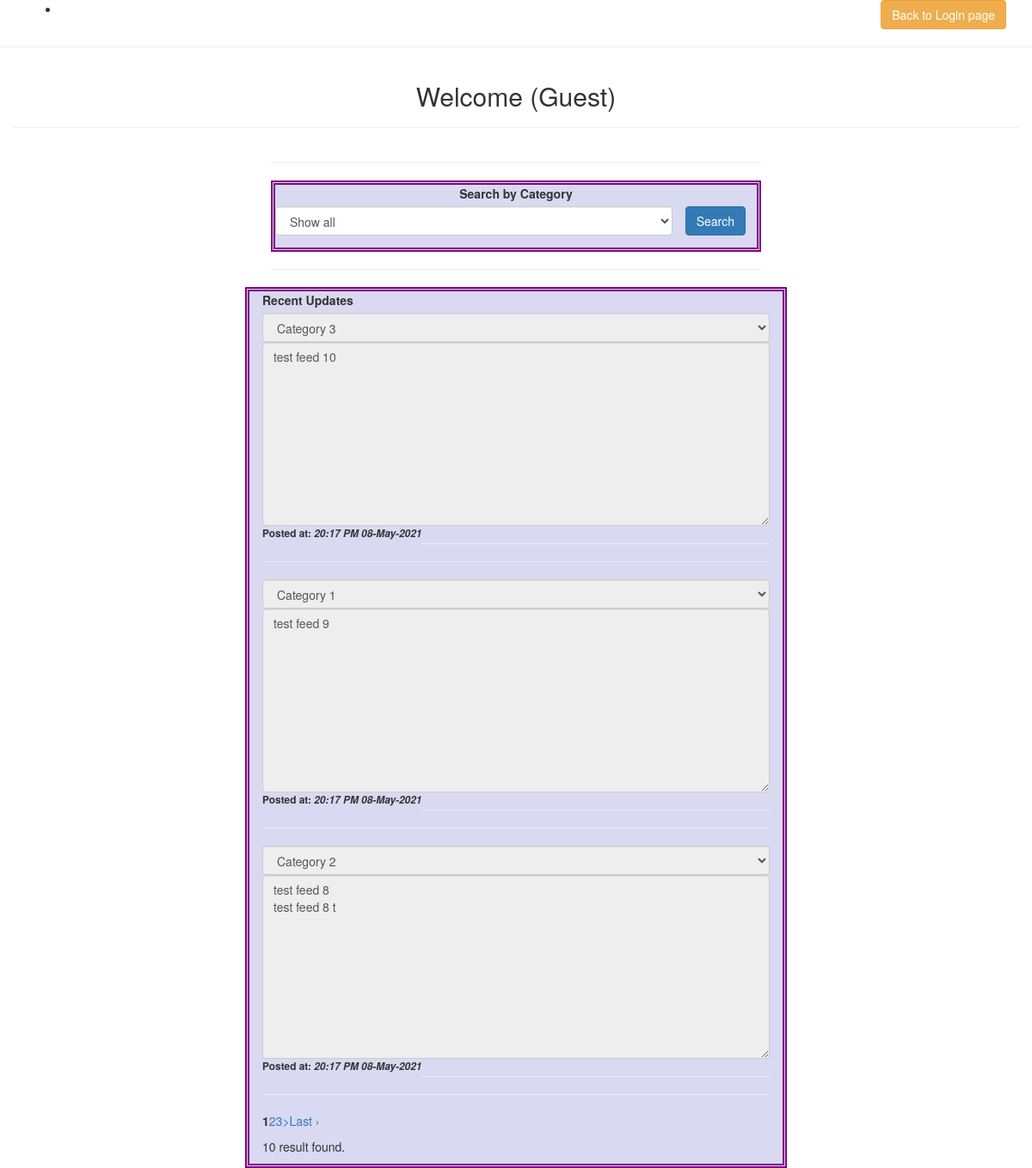
The page /index.php/practical/home on the database its author committed.
### tables this page shows
CREATE TABLE IF NOT EXISTS `feeds` (
`feed_id` int(2) NOT NULL,
  `user_id` varchar(225) NOT NULL,
  `category` varchar(225) NOT NULL,
  `feed` text NOT NULL,
  `created_at` datetime NOT NULL DEFAULT CURRENT_TIMESTAMP
);

### application/controllers/Practical.php (called while the page is built, shortened)
<?php
class Practical extends CI_Controller {
    function __construct()
    {
        $this->load->model('Practical_model');
        $this->load->library('session');
        $this->load->library('upload');
        $this->load->library("pagination");
    }
    public function home()
	{
            $search = ($this->input->post("category"))? $this->input->post("category") : "0";
            $search = ($this->uri->segment(3)) ? $this->uri->segment(3) : $search;
            $category=$this->input->post('category');
        $config = array();
        $config["base_url"] = base_url() . "practical/home/$search";
        $config["total_rows"] = $this->Practical_model->get_count($search);
        $config["per_page"] = 3;
        $config["uri_segment"] = 4;
        $this->pagination->initialize($config);
        $page = ($this->uri->segment(4)) ? $this->uri->segment(4) : $category;
        $data['links'] = $this->pagination->create_links();
        $comp_data=$this->Practical_model->read_feeds($search,$config["per_page"], $page);
        $data['total_rows']=$config["total_rows"];
        $data['comp_data']=$comp_data;
        $data['category']=$search;
        $data['action']='practical/save_feeds';
		$this->load->view('home_page',$data);
	}
}

### index.php (called while the page is built, shortened)
<?php
require_once BASEPATH.'core/CodeIgniter.php';

### application/models/Practical_model.php (called while the page is built, shortened)
<?php
class Practical_model extends CI_Model
{
    function read_feeds($category= NULL,$limit,$start)
    {
        $this->db->limit($limit, $start);
            $this->db->order_by('feed_id', 'desc');
            $query = $this->db->get('feeds');
            return $query->result();
    }
    public function get_count($category= NULL) {
        return $this->db->get('feeds')->num_rows();
    }
    function read_feed_user_id($feed_id)
    {
        $this->db->select('user_id');
        $this->db->from('feeds');
        $this->db->where('feed_id', $feed_id);
        $query = $this->db->get();
        $result = $query->row();
        return $result->user_id;
    }
}

### application/views/home_page.php (the view, shortened to what this page needs)
<link rel="stylesheet" href="<?php echo base_url() ?>assetss/bootstrap/css/bootstrap.min.css">
        <link rel="stylesheet" href="<?php echo base_url() ?>assetss/bootstrap/css/jquery-ui.min.css">
           <div class="header-main">
                <div class="header-container container">
                    <div class="header-wrap">
                        <div class="header-navbar header-navbar-s3">
                            <nav class="header-menu justify-content-between" id="example-menu-04">
                                <ul class="menu menu-s2 animated" data-animate="fadeInDown" data-delay=".75">
                                <?php if($this->session->userdata('validated')== true) { ?>
                                    <li class="menu-item"><a class="btn btn-warning pull-right" href="<?php echo base_url() ?>practical/logout">Logout</a></li>
                                    <?php }else{ ?>
                                        <li class="menu-item"><a class="btn btn-warning pull-right" href="<?php echo base_url() ?>practical">Back to Login page</a></li>
                                  <?php  }?>
                                </ul>
                            </nav>
                        </div>
                    </div>
                </div>
            </div>
            <hr>
   <div class="col-xs-12">
        <div class="text-center">
            <h2>
                Welcome (<?php if($this->session->userdata('validated')== true){echo $this->session->userdata('name');}else {echo 'Guest';}?>)
            </h2>
            <hr>
        </div>
   </div>
   <div class="row">
       <div class="col-xs-12 text-center">
            <div class="col-md-3" ></div>
            <div class="col-md-6  " >
            <hr>
            <div style="border:thick double #800080; background: #d9d9f2;">
                 <label>Search by Category </label>
                 <form action='<?php echo base_url()?>practical/home' method='post'>
                      <div class="row" >
                           <div class="col-md-10" >
                                <select class="form-control" name='category'>
                                    <option <?php if($category==''){echo 'selected';}?> value='0'>Show all</option>
                                </select>
                            </div>
                                    <button type="submit" id='sub_but' onclick='return sub()'  class="btn btn-primary pull-left"><?php echo "Search" ?></button>
                       </div>
                       </div>
                   <hr>
               </div>
      </div>
<div class="row">
    <div class="col-md-3" ></div>
         <div class="col-md-6" style="border:thick double #800080; background: #d9d9f2;" >
                <label>Recent Updates</label>
                <?php
                    foreach($comp_data as $key){?>
                     <select class="form-control selecter" name='select' id='select<?php echo $key->feed_id ?>' required disabled>
                           <option <?php if($key->category=='Category1'){echo 'selected';} ?> value='Category1'>Category 1</option>
                           <option <?php if($key->category=='Category2'){echo 'selected';} ?> value='Category2'>Category 2</option>
                           <option <?php if($key->category=='Category3'){echo 'selected';} ?> value='Category3'>Category 3</option>
                     </select>
                     <textarea type="text" rows="10" class="form-control textarea" name="feed_id[]" id="feed_id<?php echo $key->feed_id ?>" required readonly><?php echo $key->feed ?></textarea>
                     <label class="pull-left"><small>Posted at: <i><?php echo date('H:i A d-F-Y',strtotime($key->created_at));?></i></small></label>
                        <hr>
                        <hr>
                    <?php
                    }?>
                 <p><?php echo $links; ?></p>
                <p><?php echo $total_rows; ?> result found.</p>
            </div>
        </div>
    </div>

### rows shown on the page
feeds: select "Category 3", feed_id+feed "test feed 10", created_at "20:17 PM 08-May-2021"
feeds: select "Category 1", feed_id+feed "test feed 9", created_at "20:17 PM 08-May-2021"
feeds: select "Category 2", feed_id+feed "test feed 8 test feed 8 t", created_at "20:17 PM 08-May-2021"

### other values the page prints
$links "1 2 3 > Last ›"
$total_rows "10"
